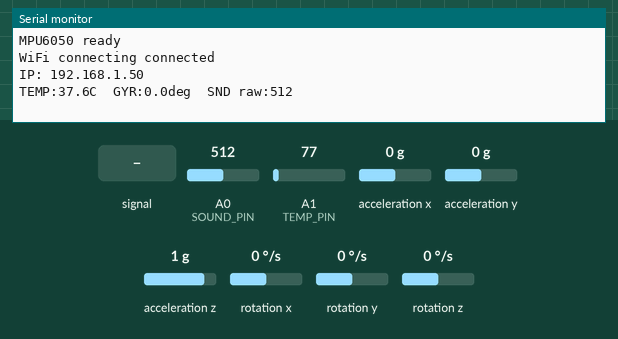
Simulated run of this sketch. Board: Arduino Uno R4 WiFi. On the bench: the last lines printed to the serial monitor. The inputs (shaded band) are chosen by the test bench; at power-on: acceleration y 0 g, A1 (TEMP_PIN) = 77, A0 (SOUND_PIN) = 512, acceleration x 0 g, acceleration z 1 g, rotation x 0 °/s, rotation y 0 °/s, rotation z 0 °/s. WiFi joins after 1.5 s; servers stay silent unless stated.

Above: at 3.7 s.
3.8 s: A0 (SOUND_PIN) fed a 200 Hz sine of ±81 counts around its level
At 5.3 s:
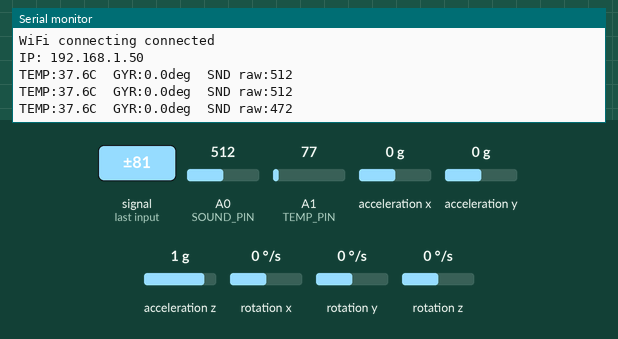
5.4 s: acceleration y set to -1.4 g
At 6.8 s:
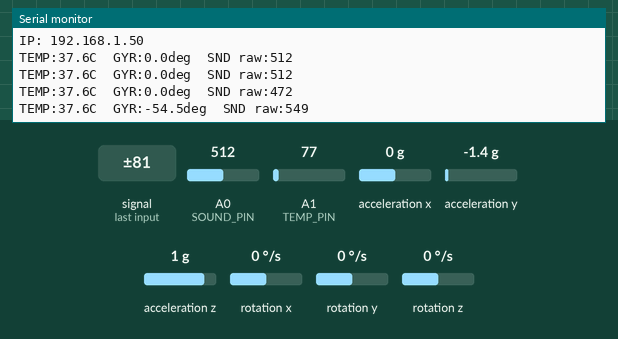
7.0 s: A1 (TEMP_PIN) set to 92
At 8.1 s:
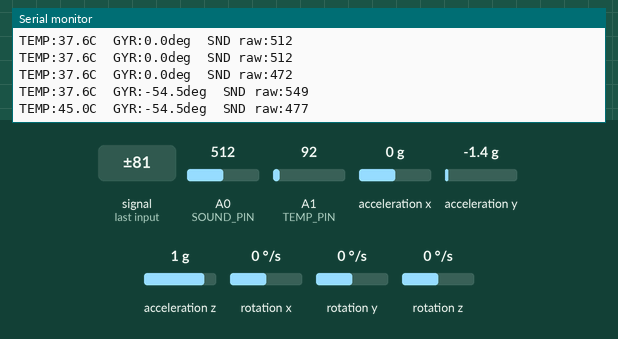
8.6 s: A0 (SOUND_PIN) set to 610
At 8.6 s:
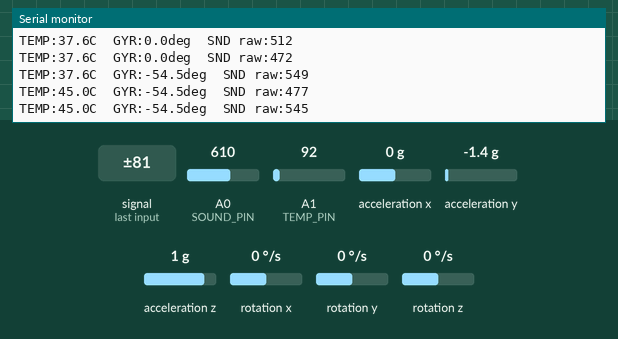
10.2 s: acceleration x set to -1.4 g
At 11.6 s:
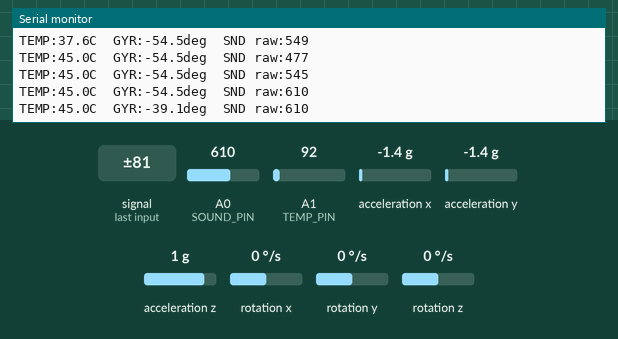
11.8 s: A0 (SOUND_PIN) fed a 1000 Hz sine of ±255 counts around its level
At 13.1 s:
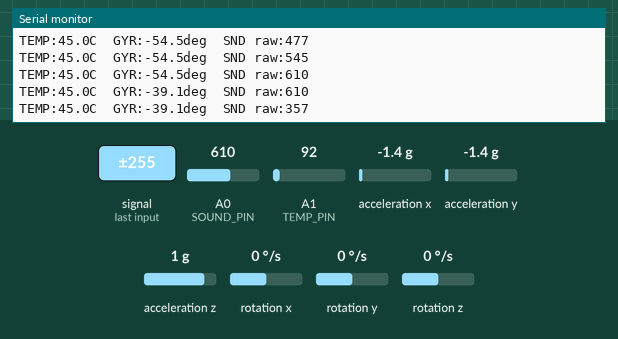
Timing chart, 0 to 14.4 s (numbered marks = the images above; inputs shaded):
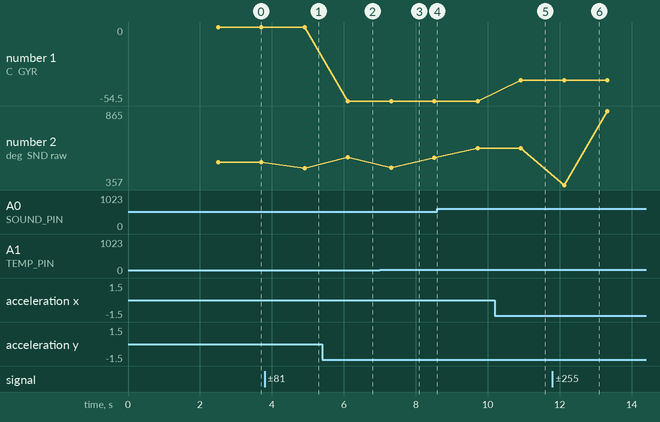

Measured:
- after the input at 3.8 s, the serial monitor: prints a new line after 1.1 s (image 1)
- after the input at 5.4 s, the serial monitor: prints a new line after 0.71 s (image 2)
- after the input at 7.0 s, the serial monitor: prints a new line after 0.31 s (image 3)
- after the input at 10.2 s, the serial monitor: prints a new line after 0.72 s (image 5)
- after the input at 11.8 s, the serial monitor: prints a new line after 0.32 s (image 6)
- plotted number 1: 0 → -54.5 after the input at 5.4 s, -54.5 → -39.1 after the input at 10.2 s
- plotted number 2: 512 → 472 after the input at 3.8 s, 545 → 610 after the input at 8.6 s, 610 → 865 after the input at 11.8 s

The sketch:

senserNode.ino
```cpp
// ----------------------------------------------------------------------------
// Sensor node: reads temperature (LM35), gyro (MPU6050), sound level (analog)
// Wiring (Arduino Uno / Nano style pins):
//   - LM35 temperature: VCC 5V, GND GND, OUT -> A1
//   - Analog sound (mic) module: VCC 5V, GND GND, OUT -> A0
//   - MPU6050 gyro/accel (I2C): VCC 3.3V (or 5V if breakout supports), GND GND,
//       SDA -> A4 (SDA), SCL -> A5 (SCL)
//   - If you use a different board, match SDA/SCL pins accordingly.
// ----------------------------------------------------------------------------

#include <Wire.h>
#include <WiFiS3.h>
#include <MPU6050_light.h>  // Library: "MPU6050_light" by rfetick (Library Manager)

// WiFi config ---------------------------------------------------------------
const char* ssid = "YOUR_WIFI_NAME";      // 사용할 Wi-Fi SSID
const char* password = "YOUR_PASSWORD";    // Wi-Fi 비밀번호
const char* host = "10.80.19.75";           // Node.js 서버 IP (Windows Wi-Fi IPv4)
const uint16_t hostPort = 3000;             // Node.js 서버 포트 (/monitor)

// Pin config ----------------------------------------------------------------
const uint8_t SOUND_PIN = A0; // Analog mic OUT
const uint8_t TEMP_PIN = A1;  // LM35 OUT

// Globals -------------------------------------------------------------------
WiFiClient client;
MPU6050 mpu(Wire);

float tempC = 0.0f;
float soundRaw = 0.0f;
float tiltDeg = 0.0f; // simple pitch angle approximation

void setup() {
	Serial.begin(115200);

	Wire.begin();
	byte status = mpu.begin();
	if (status != 0) {
		Serial.print(F("MPU6050 init failed, status: "));
		Serial.println(status);
	} else {
		Serial.println(F("MPU6050 ready"));
		mpu.calcOffsets();
	}

	WiFi.begin(ssid, password);
	Serial.print("WiFi connecting");
	while (WiFi.status() != WL_CONNECTED) {
		delay(500);
		Serial.print(".");
	}
	Serial.println(" connected");
	Serial.print("IP: ");
	Serial.println(WiFi.localIP());
}

float readTemperatureC() {
	int raw = analogRead(TEMP_PIN);
	// For LM35: 10 mV per °C. On 5V, ADC step ~4.88 mV.
	float millivolt = (raw * 5.0f * 1000.0f) / 1023.0f;
	return millivolt / 10.0f;
}

float readSoundLevel() {
	int raw = analogRead(SOUND_PIN);
	// Return normalized 0-1023 value; convert to % for UI if needed.
	return static_cast<float>(raw);
}

float readTiltDeg() {
	mpu.update();
	// Use pitch angle as a simple tilt indicator.
	return mpu.getAngleX();
}

String classifySound(float raw) {
	if (raw > 800) return "crash";
	if (raw > 600) return "crack";
	return String((int)raw); // fallback numeric
}

void sendToServer(float t, float tilt, float sndRaw) {
	if (WiFi.status() != WL_CONNECTED) return;
	if (!client.connect(host, hostPort)) {
		Serial.println(F("connect failed"));
		return;
	}

	String snd = classifySound(sndRaw);
	String payload = String("{\"nodeId\":\"node-1\",\"temp\":") + String(t, 1) +
									 ",\"gyr\":" + String(tilt, 1) +
									 ",\"snd\":\"" + snd + "\"}";

	client.print("POST /monitor HTTP/1.1\r\n");
	client.print("Host: "); client.print(host); client.print("\r\n");
	client.print("Content-Type: application/json\r\n");
	client.print("Content-Length: "); client.print(payload.length()); client.print("\r\n");
	client.print("Connection: close\r\n\r\n");
	client.print(payload);
	client.stop();
}

void loop() {
	if (WiFi.status() != WL_CONNECTED) {
		WiFi.begin(ssid, password);
		delay(500);
		return;
	}

	tempC = readTemperatureC();
	soundRaw = readSoundLevel();
	tiltDeg = readTiltDeg();

	Serial.print(F("TEMP:"));
	Serial.print(tempC, 1);
	Serial.print(F("C  GYR:"));
	Serial.print(tiltDeg, 1);
	Serial.print(F("deg  SND raw:"));
	Serial.println(soundRaw, 0);

	sendToServer(tempC, tiltDeg, soundRaw);

	delay(1000); // 1s interval
}
```
